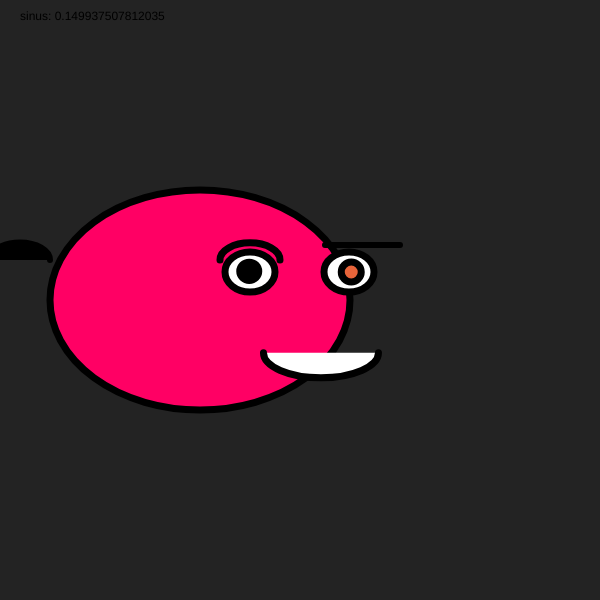
Frame 1 (no input)
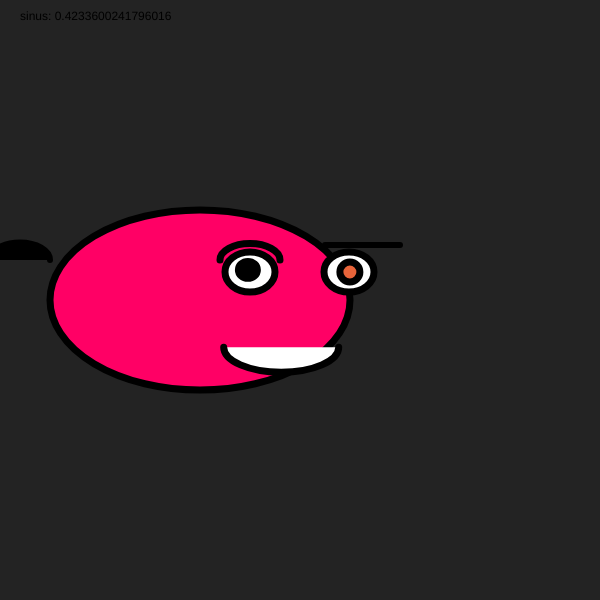
Frame 60 (no input)
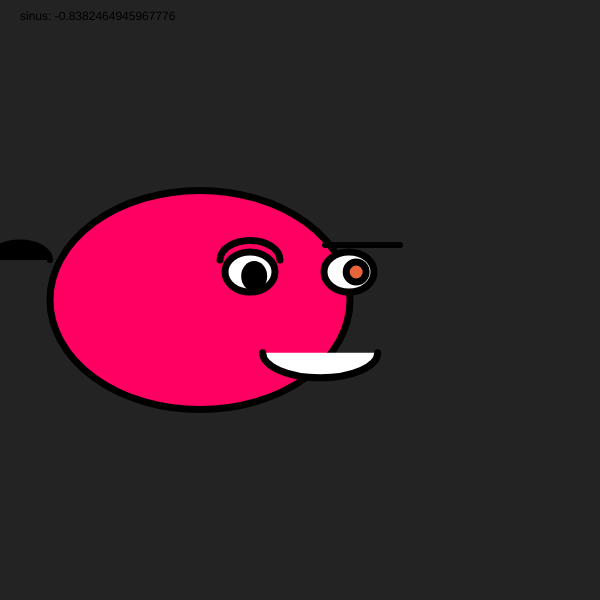
Frame 120 (the mouse pressed at the canvas centre since frame 60)

The p5.js sketch that drew these frames (run headless with seeded random() and noise() and a simulated clock; from frame 60 on, the mouse is pressed at the canvas centre):

// p5.js sketch
// ── sketch.js
function setup() {
  createCanvas(600, 600,);// Crea un areade dibuix de 600 píxels
//  quadrats , 600 píxels d'alçada, canvas és àrea de dibuix.
   // Setup és la configuración o caracteristiques del nostre codi.
}

function draw() {// Draw significa dibuixar
  background(35);// Fons de color gris, perqué hi ha un numero entre 0 i 255 i el 0 es negra i el 255 es blanc.
  let s = sin(frameCount*0.05)*3;// Genera numeros la tres al menos tres
  text("sinus: "+s,20,20);
  let canvipetit = sin(frameCount*0.05)*8;
   let canvimitja= sin(frameCount*0.05)*15;
   let canvigran = cos(frameCount*0.05)*20;
  let canvimoltgran = cos(frameCount*0.05)*127;
    strokeWeight(7)
  fill(8500,0,100+canvipetit);// fill significa omplir de color ell que hi ha a de vermellos(R:red), el segon numero és el nivell verdos(G:green) i el tercer numero és elnivell de blavos(B:blue).Podem fer 255 x 255 x 255= 16.700.000 de colors diferents.He de posar el color que vulgis als ull hi ha la cara canviat els 3 numeros, buscant a google colors RGB
  ellipse(200,300,300,200+canvigran);//És la cara secera. El primer número segon número significa la posició Y (vertical) del centre de la el·lipse. El tercer número significa l'amplada de la el·lipse en pixels i el quadrat l'alçada de la el·lipse. Sempre els numeros son pixels conntants des de la cantonada  superir esquedrra, és a dir el punt 0,0 es troba diferent que a matematiques(cantonada inferior esquerra)
  fill(255);
  ellipse(250,272,50,40);
  ellipse(349,272,50,40);
  arc(301+canvigran,350+canvigran/7,115,50,0,PI);//boca

 
   fill(232,100,58 )
  ellipse(352-canvimitja,272,20,20)
   fill(255,0,0);// El color de la cara
  arc (250,260,60,35,)
    noFill(4);// no omplis de color la cella
  arc(250,260,60,35-canvimitja,PI,0);// cella esquerra
  strokeWeight(6)
  line(325,245,400,245,0,PI);//
   fill(0)
   ellipse(250-canvimitja,272-canvimitja,20,20-canvimitja);
    arc (20,260,60,35,PI,TWO_PI)

 
}
